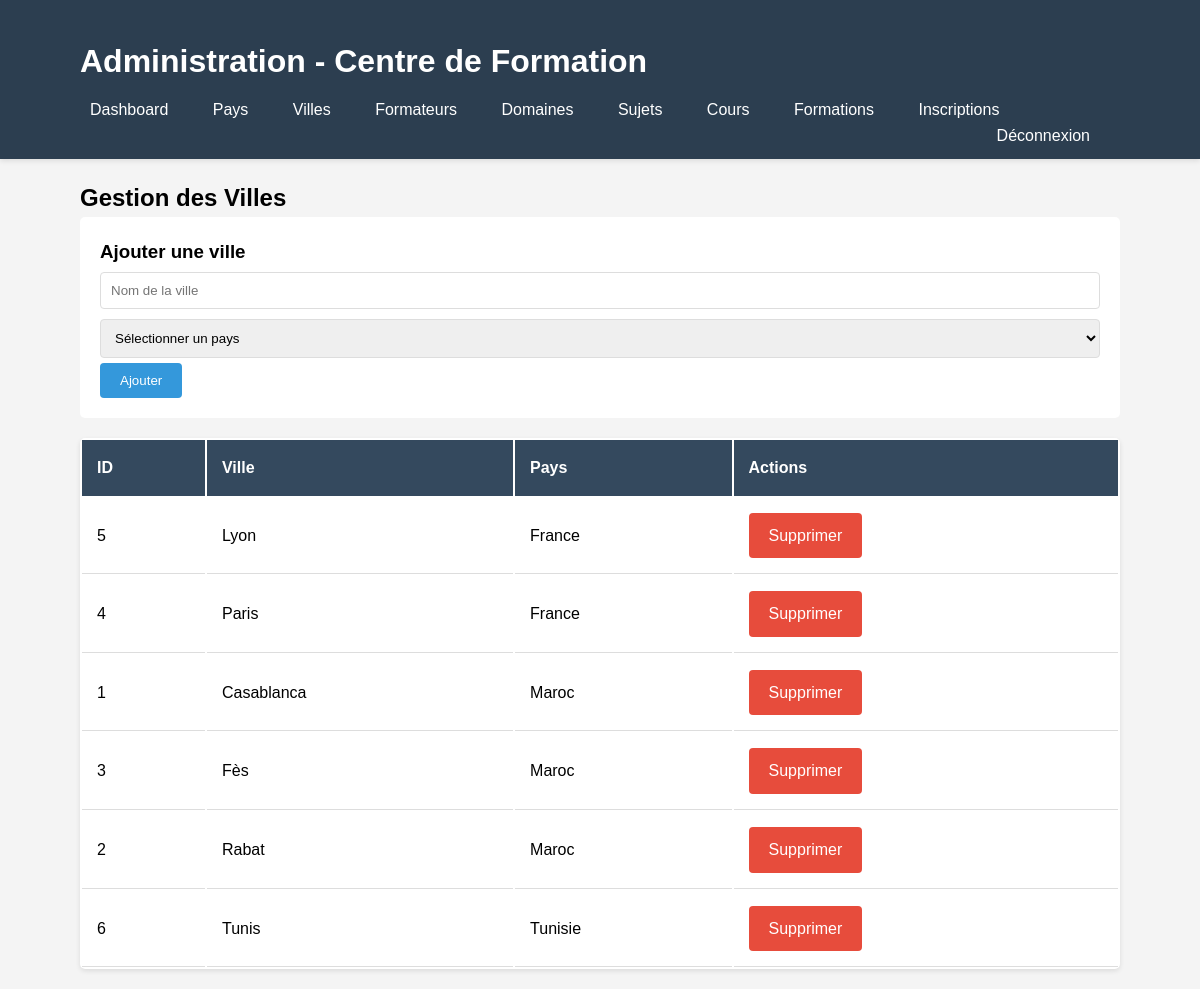
Screenshot of /admin/gestion_villes.php (signed in) with the database file from the repository.
### tables this page shows
CREATE TABLE `villes` (
  `id` int(11) NOT NULL,
  `value` varchar(100) NOT NULL,
  `pays_id` int(11) DEFAULT NULL
);

CREATE TABLE `pays` (
  `id` int(11) NOT NULL,
  `value` varchar(100) NOT NULL
);

### admin/gestion_villes.php (the view, shortened to what this page needs)
<?php
include '../includes/connection.php';
?>
<!DOCTYPE html>
<html>
<head>
    <link rel="stylesheet" href="../css/style.css">
</head>
<body>
    <?php include 'includes/admin_header.php'; ?>
    <div class="container">
        <h2>Gestion des Villes</h2>
        <form method="POST" class="admin-form">
            <h3>Ajouter une ville</h3>
            <input type="text" name="value" placeholder="Nom de la ville" required>
            <select name="pays_id" required>
                <option value="">Sélectionner un pays</option>
            </select>
            <button type="submit" name="add" class="btn">Ajouter</button>
        </form>
        <table class="admin-table">
            <thead>
                <tr>
                    <th>ID</th>
                    <th>Ville</th>
                    <th>Pays</th>
                    <th>Actions</th>
                </tr>
            </thead>
            <tbody>
                <?php
                $query = $bdd->query("SELECT v.*, p.value as pays_name
                                     FROM villes v
                                     JOIN pays p ON v.pays_id = p.id
                                     ORDER BY p.value, v.value");
                while($ville = $query->fetch()) {
                    echo "<tr>";
                    echo "<td>".$ville['id']."</td>";
                    echo "<td>".$ville['value']."</td>";
                    echo "<td>".$ville['pays_name']."</td>";
                    echo "<td>";
                    echo "<a href='gestion_villes.php?delete=".$ville['id']."' onclick='return confirm(\"Êtes-vous sûr?\")' class='btn btn-danger'>Supprimer</a>";
                    echo "</td>";
                    echo "</tr>";
                }
                ?>
            </tbody>
        </table>
    </div>
</body>
</html>

### css/style.css (style rules this page uses)
* { margin: 0; padding: 0; box-sizing: border-box; }
body { font-family: Arial, sans-serif; background-color: #f4f4f4; line-height: 1.6; }
.container { width: 90%; max-width: 1200px; margin: 0 auto; padding: 20px; }
form input, form select, form textarea { width: 100%; padding: 10px; margin: 5px 0; border: 1px solid #ddd; border-radius: 4px; }
.btn { background-color: #3498db; color: white; padding: 10px 20px; border: none; border-radius: 4px; cursor: pointer; text-decoration: none; display: inline-block; transition: background 0.3s; }
.btn-danger { background-color: #e74c3c; }
.admin-form { background: white; padding: 20px; border-radius: 5px; margin-bottom: 20px; }
.admin-table { width: 100%; background: white; border-radius: 5px; overflow: hidden; box-shadow: 0 2px 5px rgba(0,0,0,0.1); }
.admin-table th { background-color: #34495e; color: white; padding: 15px; text-align: left; }
.admin-table td { padding: 15px; border-bottom: 1px solid #ddd; }

### rows the page displays
villes: id "5", value "Lyon", pays.value "France"
villes: id "4", value "Paris", pays.value "France"
villes: id "1", value "Casablanca", pays.value "Maroc"
villes: id "3", value "Fès", pays.value "Maroc"
villes: id "2", value "Rabat", pays.value "Maroc"
villes: id "6", value "Tunis", pays.value "Tunisie"
